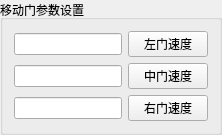
         <widget class="QGroupBox" name="groupBox_12">
          <property name="title">
           <string>移动门参数设置</string>
          </property>
          <layout class="QGridLayout" name="gridLayout_12">
           <item row="2" column="0">
            <widget class="QLineEdit" name="Right_door_speed_2">
             <property name="sizePolicy">
              <sizepolicy hsizetype="Preferred" vsizetype="Fixed">
               <horstretch>0</horstretch>
               <verstretch>0</verstretch>
              </sizepolicy>
             </property>
            </widget>
           </item>
           <item row="0" column="1">
            <widget class="QPushButton" name="Left_door_speed">
             <property name="sizePolicy">
              <sizepolicy hsizetype="Preferred" vsizetype="Fixed">
               <horstretch>0</horstretch>
               <verstretch>0</verstretch>
              </sizepolicy>
             </property>
             <property name="text">
              <string>左门速度</string>
             </property>
             <property name="checkable">
              <bool>false</bool>
             </property>
            </widget>
           </item>
           <item row="2" column="1">
            <widget class="QPushButton" name="Right_door_speed">
             <property name="sizePolicy">
              <sizepolicy hsizetype="Preferred" vsizetype="Fixed">
               <horstretch>0</horstretch>
               <verstretch>0</verstretch>
              </sizepolicy>
             </property>
             <property name="text">
              <string>右门速度</string>
             </property>
             <property name="checkable">
              <bool>false</bool>
             </property>
            </widget>
           </item>
           <item row="0" column="0">
            <widget class="QLineEdit" name="Left_door_speed_2">
             <property name="sizePolicy">
              <sizepolicy hsizetype="Preferred" vsizetype="Fixed">
               <horstretch>0</horstretch>
               <verstretch>0</verstretch>
              </sizepolicy>
             </property>
            </widget>
           </item>
           <item row="1" column="1">
            <widget class="QPushButton" name="Middle_door_speed">
             <property name="sizePolicy">
              <sizepolicy hsizetype="Preferred" vsizetype="Fixed">
               <horstretch>0</horstretch>
               <verstretch>0</verstretch>
              </sizepolicy>
             </property>
             <property name="text">
              <string>中门速度</string>
             </property>
             <property name="checkable">
              <bool>false</bool>
             </property>
            </widget>
           </item>
           <item row="1" column="0">
            <widget class="QLineEdit" name="Middle_door_speed_2">
             <property name="sizePolicy">
              <sizepolicy hsizetype="Preferred" vsizetype="Fixed">
               <horstretch>0</horstretch>
               <verstretch>0</verstretch>
              </sizepolicy>
             </property>
            </widget>
           </item>
          </layout>
         </widget>
